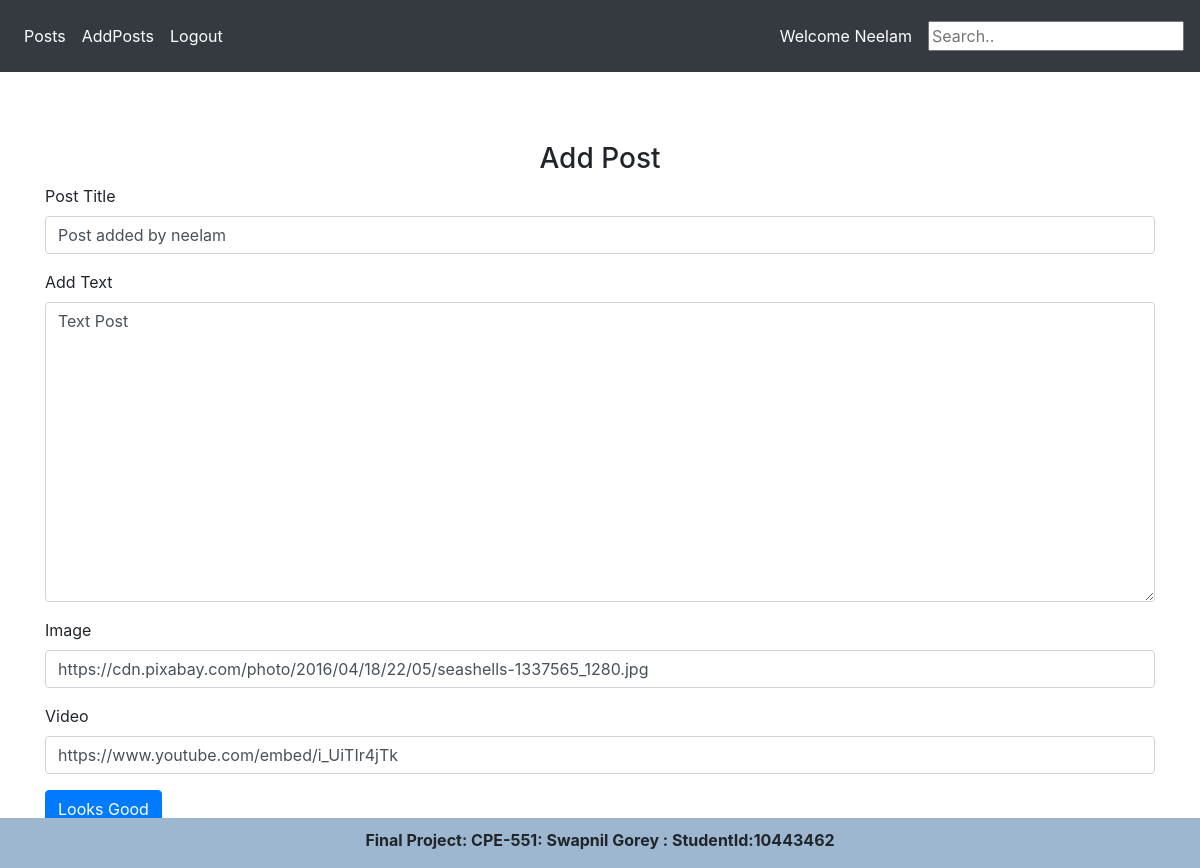
Before: /editPost/3 (signed in) with the older database file.
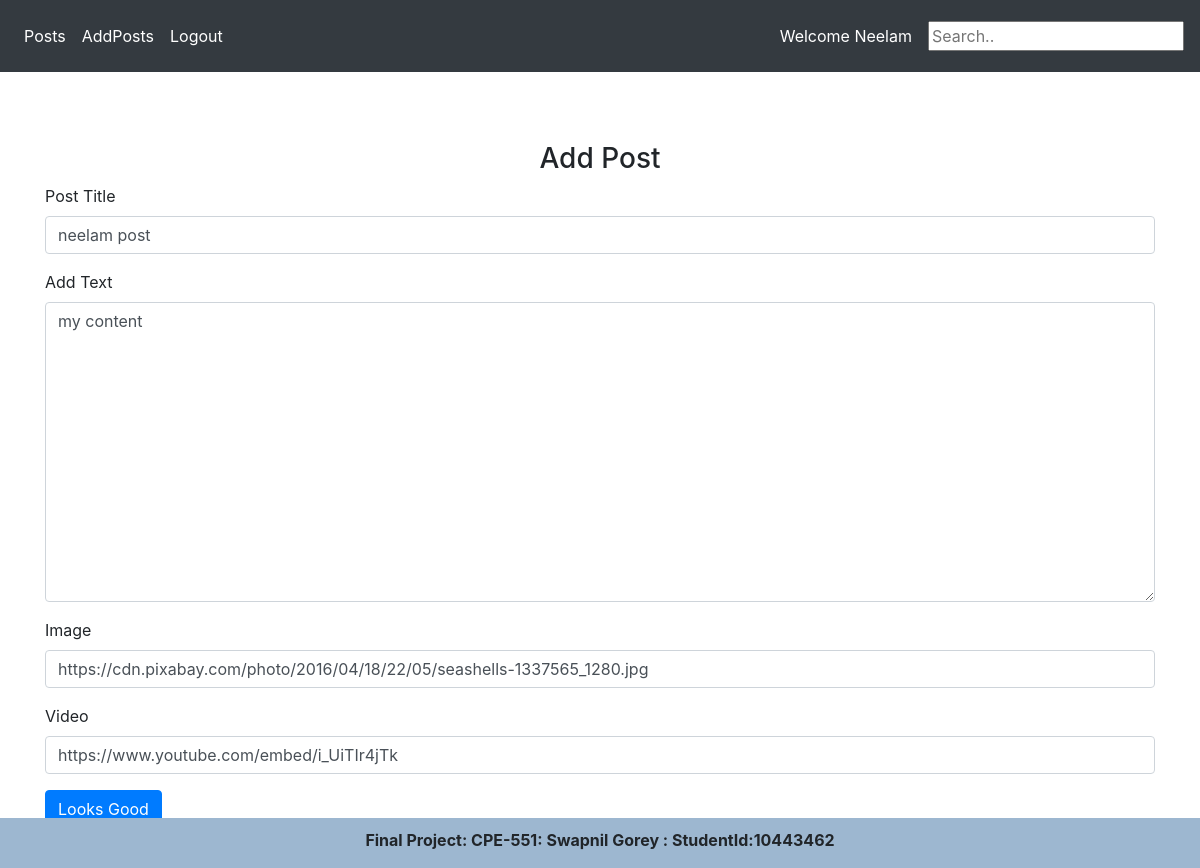
After: the same page with the newer database file.
### public/models.py (models this page shows)
class Post(db.Model,UserMixin):
    id = db.Column(db.Integer, primary_key=True)
    postTitle = db.Column(db.String(1000))
    postData = db.Column(db.String(100000))
    date=db.Column(db.DateTime(timezone=True),default=func.now())
    imgurl=db.Column(db.String(200))
    videourl = db.Column(db.String(200))
    user_id=db.Column(db.Integer,db.ForeignKey('user.id'))

### public/view.py (the view, shortened to what this page needs)
@pages.route('/editPost/<int:post_id>', methods=['GET', 'POST'])
@login_required
def editPost(post_id):
    post = Post.query.filter_by(id=post_id).first()
    if request.method == 'GET':
        print(post_id)
        return render_template("editPost.html", user=current_user, post=post)

### public/__init__.py (called while the page is built)
def createApp():
    app = Flask(__name__)
    app.secret_key="asdfgh"
    app.config['SECRET KEY'] = "MyFinalProject"
    app.config['SQLALCHEMY_DATABASE_URI']=f'sqlite:///{databaseName}'
    db.init_app(app)
    from .view import pages
    from .auth import auth
    app.register_blueprint(pages,url_prefix='/')
    app.register_blueprint(auth, url_prefix='/')
    from . models import User
    createDB(app)
    login_manager = LoginManager()
    login_manager.login_view = 'auth.login'
    login_manager.init_app(app)
    @login_manager.user_loader
    def load_user(id):
        return User.query.get(id)
    return app

### public/templates/editPost.html (shortened to what this page needs)
{% extends "main.html"%}
{% block pageContent %}
<form method="POST">
    <h3 align="center" style="margin-top: 70px">Add Post</h3>
    <div class="form-group">
        <label for="title">Post Title</label>
        <input type="text" id="title" class="form-control" name="title" placeholder="Add a title to your post" value="{{post.postTitle}}">
    </div>
    <div class="form-group">
        <label for="postText">Add Text</label>
        <textarea name="postText" id="postText" class="form-control" placeholder="What's in your mind" style="height:300px !important">{{post.postData}}</textarea>
    </div>
    <div class="form-group">
        <label for="img">Image</label>
        <input type="text" id="img" class="form-control" name="img" placeholder="Add an Image Url" value="{{post.imgurl}}" >
    </div>
    <div class="form-group">
        <label for="video">Video</label>
        <input type="text" id="video" class="form-control" name="video" placeholder="Add a Video Url" value="{{post.videourl}}">
    </div>
    <div>
      <button type="submit" class="btn btn-primary">Looks Good</button>
    </div>
</form>
{% endblock %}

Changed rows visible on the page:
changed Post "https://www.youtube.com/embed/i_UiTIr4jTk": title "Post added by neelam" → "neelam post"; postText "Text Post" → "my content"
